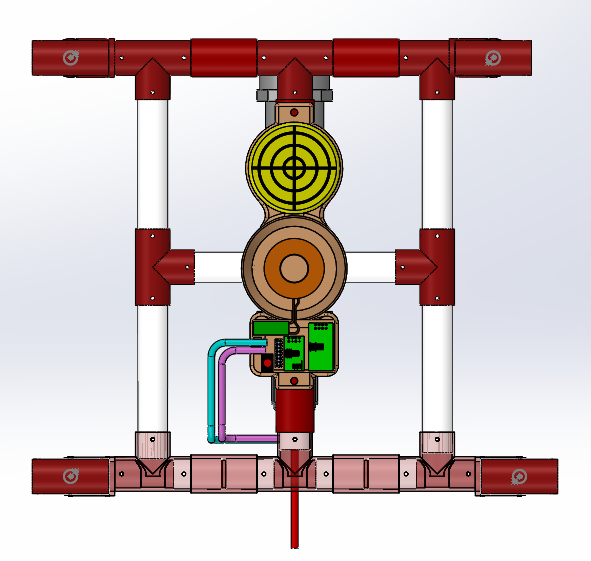
#> input picture groundstation/GUI/GUI/Resources/OBS.png, 591 x 561 px, given in place of the camera
$ python detect_color.py
#> lines starting #> are read from the running program, lines starting #| are printed output that depends on the picture; after the words box and inside, x2 and y2 are one past the last pixel; in counts of white or black regions, pixels touching at a corner belong together
import numpy as np
import cv2

cam = cv2.VideoCapture(0)

def find_shape(image):
    gray = cv2.cvtColor(image, cv2.COLOR_BGR2GRAY)
    blurred = cv2.GaussianBlur(gray, (5, 5), 0)
    return cv2.threshold(blurred, 30, 255, cv2.THRESH_BINARY)[1]

def color_mask(image, color = "Red"):
    if color == "Blue":
        boundary = blueboundaries = [([55, 1, 1], [255, 80, 80])]
    elif color == "Green":
        boundary = greenboundaries = [([1, 55, 1], [80, 255, 80])]
    else:
        boundary = redboundaries = [([1, 1, 55], [80, 80, 255])]

    for (lower, upper) in boundary:
        lower = np.array(lower, dtype = "uint8")
        upper = np.array(upper, dtype = "uint8")

        mask = cv2.inRange(image, lower, upper)
        return cv2.bitwise_and(image, image, mask = mask)

while True:
    ret, image = cam.read()
#> image is the input picture: shape (561, 591, 3); mean B, G, R 196.4, 197.7, 210.4

    filtered = color_mask(image, color = "Red")
#> the loop in color_mask, `for (lower, upper) in boundary:` made 1 pass
#> pass 1, in color_mask, `mask = cv2.inRange(image, lower, upper)`:
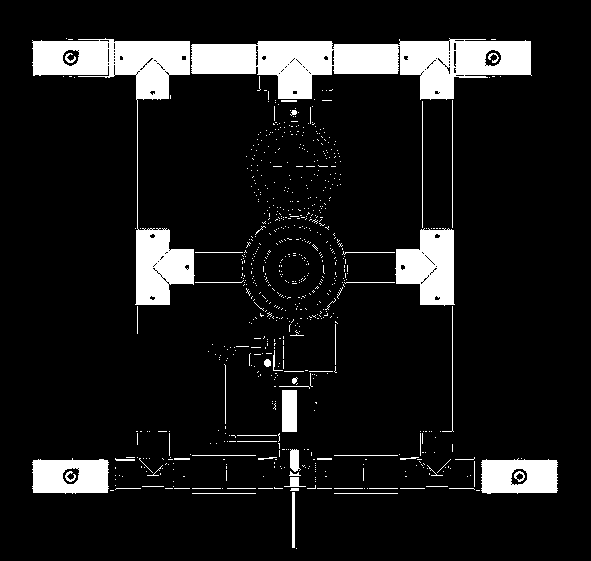
#> mask: shape (561, 591); 10.3% white; 735 white regions (676 under 20 px), largest, box (x1, y1, x2, y2) and area: (191, 38, 532, 100) 12205, (32, 38, 195, 305) 9345, (395, 228, 455, 306) 3325
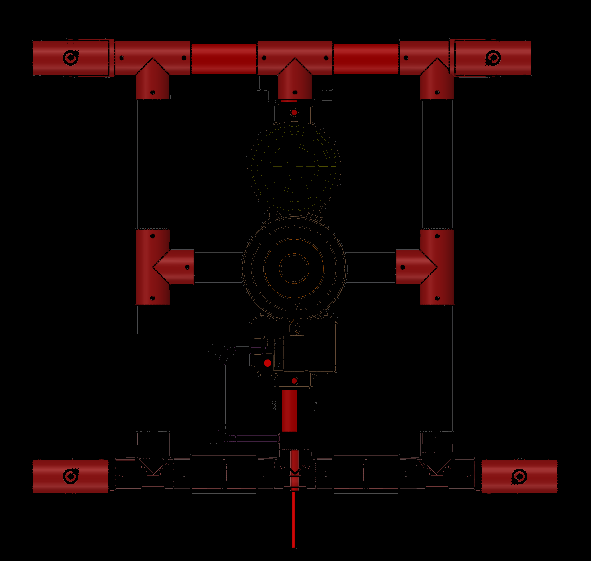
#> filtered: shape (561, 591, 3); mean B, G, R 2.6, 2.7, 13.2
    threshed = find_shape(filtered)
#> in find_shape, `gray = cv2.cvtColor(image, cv2.COLOR_BGR2GRAY)`:
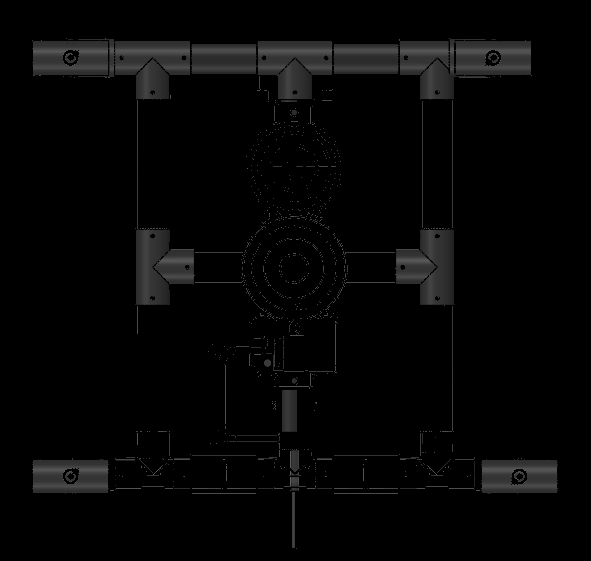
#> gray: shape (561, 591); min 0, max 103, mean 5.9
#> in find_shape, `return cv2.threshold(blurred, 30, 255, cv2.THRESH_BINARY)[1]`:
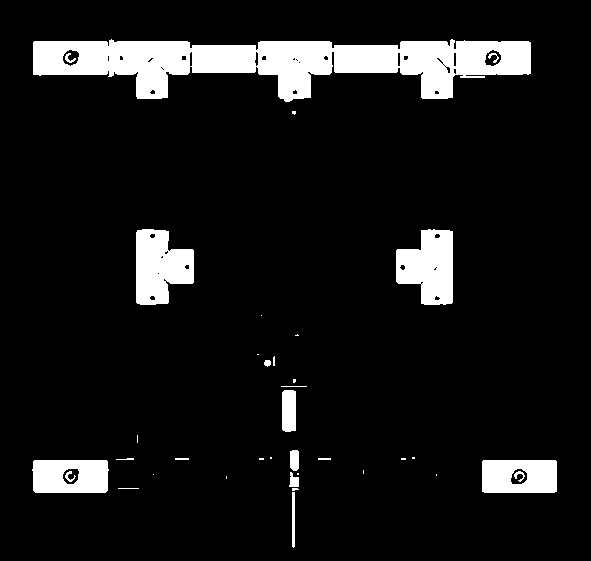
#> returned value: shape (561, 591); 9.1% white; 36 white regions (17 under 20 px), largest, box (x1, y1, x2, y2) and area: (33, 39, 531, 102) 17658, (136, 229, 194, 305) 3249, (396, 229, 453, 305) 3201

    #grayfilter = cv2.cvtColor(image, cv2.COLOR_BGR2GRAY)
    #merged = cv2.bitwise_and(threshed, grayfilter)
    threshed_scaled = cv2.resize(threshed, None, fx=0.7, fy=0.7, interpolation = cv2.INTER_CUBIC)
    image_scaled = cv2.resize(image, None, fx=0.7, fy=0.7, interpolation = cv2.INTER_CUBIC)
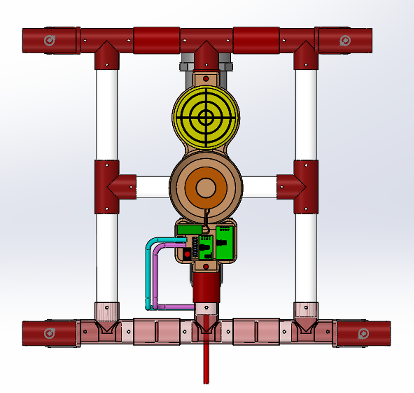
#> image_scaled: shape (393, 414, 3); mean B, G, R 196.5, 197.8, 210.5
    filtered_scaled = cv2.resize(filtered, None, fx=0.7, fy=0.7, interpolation = cv2.INTER_CUBIC)
    cv2.imshow('Thresh', threshed_scaled)
    cv2.imshow('Filter', np.hstack([image_scaled, filtered_scaled]))
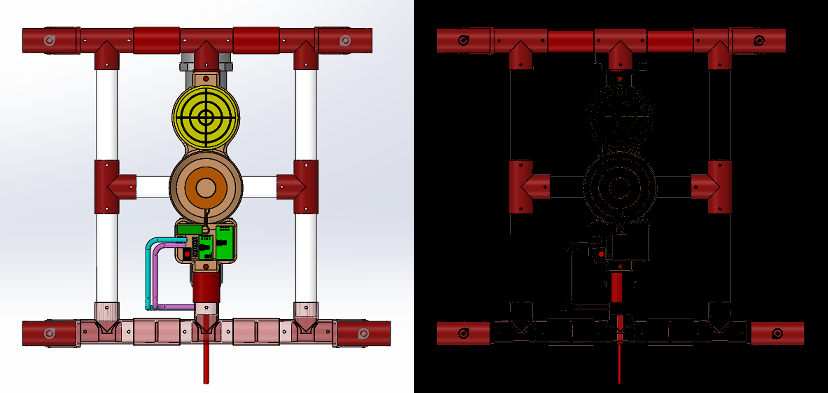
#> window 'Filter': shape (393, 828, 3); mean B, G, R 99.6, 100.3, 111.9
    if cv2.waitKey(1) & 0xFF == ord('q'):
#> (key q is pressed here)
        break

cam.release()
cv2.destroyAllWindows()
